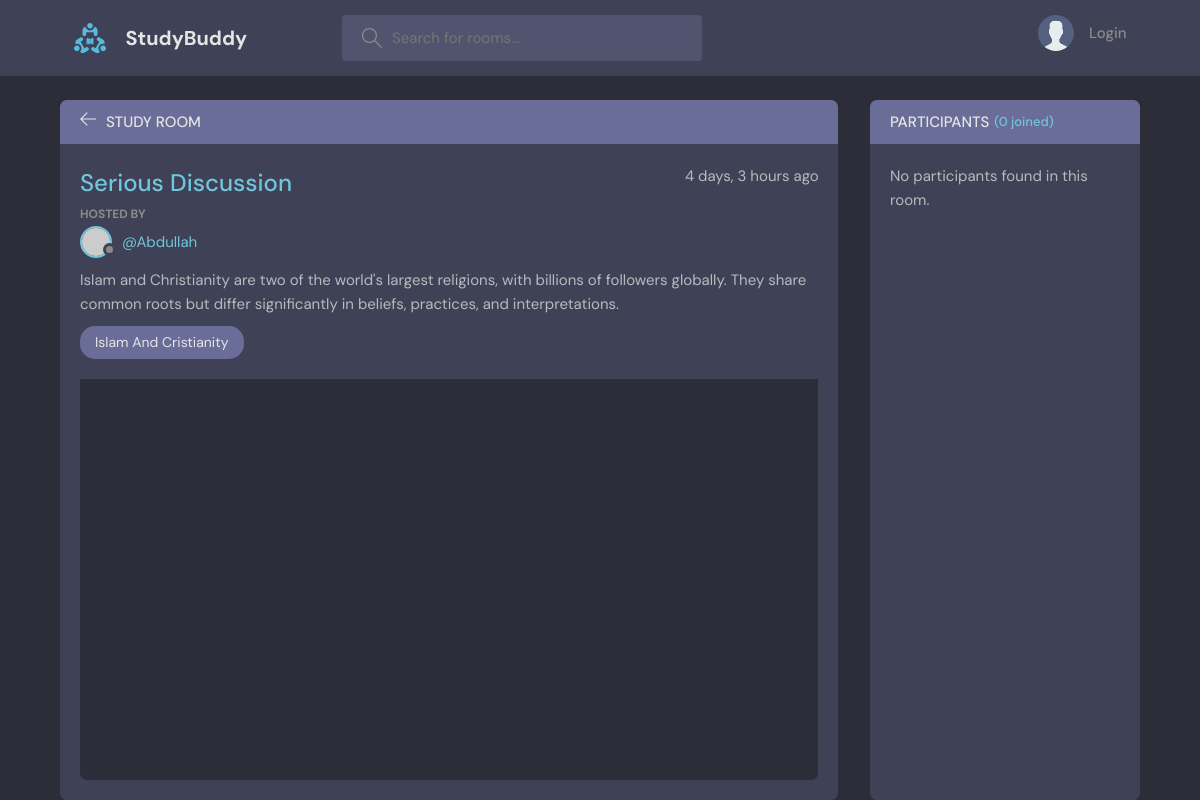
The page /room/9/ on the database as committed earlier.
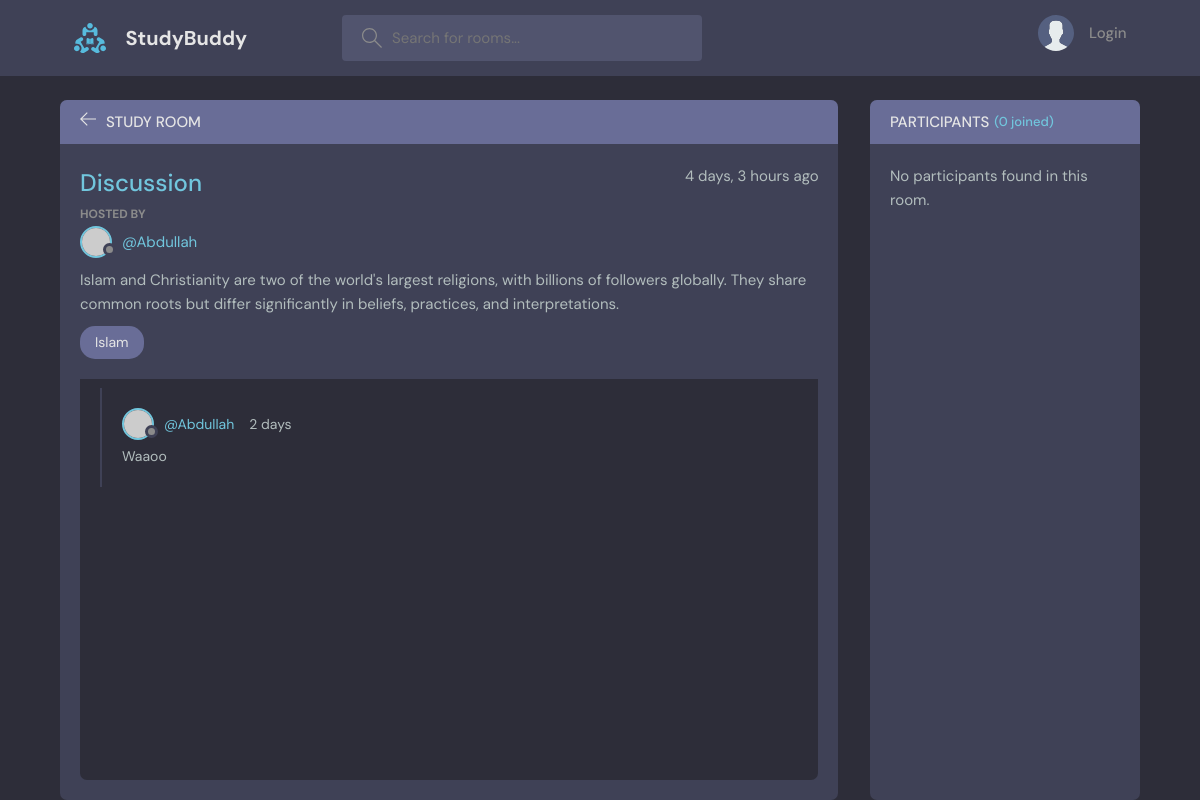
The same page on the database as committed later.
### base/models.py (models this page shows, shortened)
class Room(models.Model):
    host = models.ForeignKey(User, on_delete=models.SET_NULL, null=True)
    topic = models.ForeignKey(Topic, on_delete=models.SET_NULL, null=True)
    name = models.CharField(max_length=200)
    participants = models.ManyToManyField(User,related_name="participants",blank=True)
    description = models.TextField(null=True, blank=True)
    updated = models.DateTimeField(auto_now=True)
    created = models.DateTimeField(auto_now_add=True)
    class Meta:
        ordering = ['-updated', '-created']

class Topic(models.Model):
    name = models.CharField(max_length=200)
    def __str__(self):
        return self.name

class Message(models.Model):
    user = models.ForeignKey(User, on_delete=models.CASCADE)
    room = models.ForeignKey(Room, on_delete=models.CASCADE)
    body = models.TextField()
    updated = models.DateTimeField(auto_now=True)
    created = models.DateTimeField(auto_now_add=True)
    class Meta:
        ordering = ['-updated', '-created']

### base/views.py (the view, shortened to what this page needs)
# urls.py: path('room/<str:pk>/',views.room,name="room" ),
def room(request, pk):
    room = Room.objects.get(id = pk)
    room_messages = room.message_set.all()
    participants = room.participants.all()
    context = {'room' : room, 'room_messages' : room_messages , 'participants' :participants}
    return render(request, 'base/room.html',context)

### base/templates/base/room.html (shortened to what this page needs)
{% extends 'main.html' %}
{% load static %}
{% block content %}
<main class="profile-page layout layout--2">
  <div class="container">
    <div class="room">
      <div class="room__top">
        <div class="room__topLeft">
          <a href="{% url 'home' %}">
            <svg
              version="1.1"
              xmlns="http://www.w3.org/2000/svg"
              width="32"
              height="32"
              viewBox="0 0 32 32"
            >
              <title>arrow-left</title>
              <path
                d="M13.723 2.286l-13.723 13.714 13.719 13.714 1.616-1.611-10.96-10.96h27.625v-2.286h-27.625l10.965-10.965-1.616-1.607z"
              ></path>
            </svg>
          </a>
          <h3>Study Room</h3>
        </div>
      </div>
      <div class="room__box scroll">
        <div class="room__header scroll">
          <div class="room__info">
            <h3>{{ room.name }}</h3>
            <span>{{room.created|timesince}} ago</span>
          </div>
          <div class="room__hosted">
            <p>Hosted By</p>
            <a href="{% url 'userProfile' room.host.id %}" class="room__author">
              <div class="avatar avatar--small">
                <img src="https://randomuser.me/api/portraits/men/37.jpg" />
              </div>
              <span>@{{ room.host.username }}</span>
            </a>
          </div>
          <div class="room__details">
            <p >
              {{ room.description }}
            </p>
          </div>
          <span class="room__topics">{{ room.topic }}</span>
        </div>
        <div class="room__conversation">
          <div class="threads scroll">
            {% for msg in room_messages %}
            <div class="thread">
              <div class="thread__top">
                <div class="thread__author">
                  <a
                    href="{% url 'userProfile' msg.user.id %}"
                    class="thread__authorInfo"
                  >
                    <div class="avatar avatar--small">
                      <img
                        src="https://randomuser.me/api/portraits/men/37.jpg"
                      />
                    </div>
                    <span>@{{msg.user}}</span>
                  </a>
                  <span class="thread__date">{{msg.created|timesince}}</span>
                </div>
              </div>
              <div class="thread__details">{{ msg.body }}</div>
            </div>
            {% endfor %}
          </div>
        </div>
      </div>
    </div>
    <div class="participants">
      <h3 class="participants__top">
        Participants <span>({{participants.count}} joined)</span>
      </h3>
      <div class="participants__list scroll">
        {% for participant in participants %}
        <a href="{% url 'userProfile' participant.id %}" class="participant">
          <div class="avatar avatar--medium">
            <img src="https://randomuser.me/api/portraits/men/{{
            participant.id|default:"37" }}.jpg" alt="Profile Picture" />
          </div>
          <p>
            {{ participant.username }}
            <span>@{{ participant.username }}</span>
          </p>
        </a>
        {% empty %}
        <p>No participants found in this room.</p>
        {% endfor %}
      </div>
    </div>
  </div>
</main>
{% endblock content %}

Rows that differ between the two databases and show on the page:
changed Room "Abdullah": name "Serious Discussion" → "Discussion"; topic "Islam And Cristianity" → "Islam"
added Message: user "Abdullah", created "2 days", body "Waaoo"
